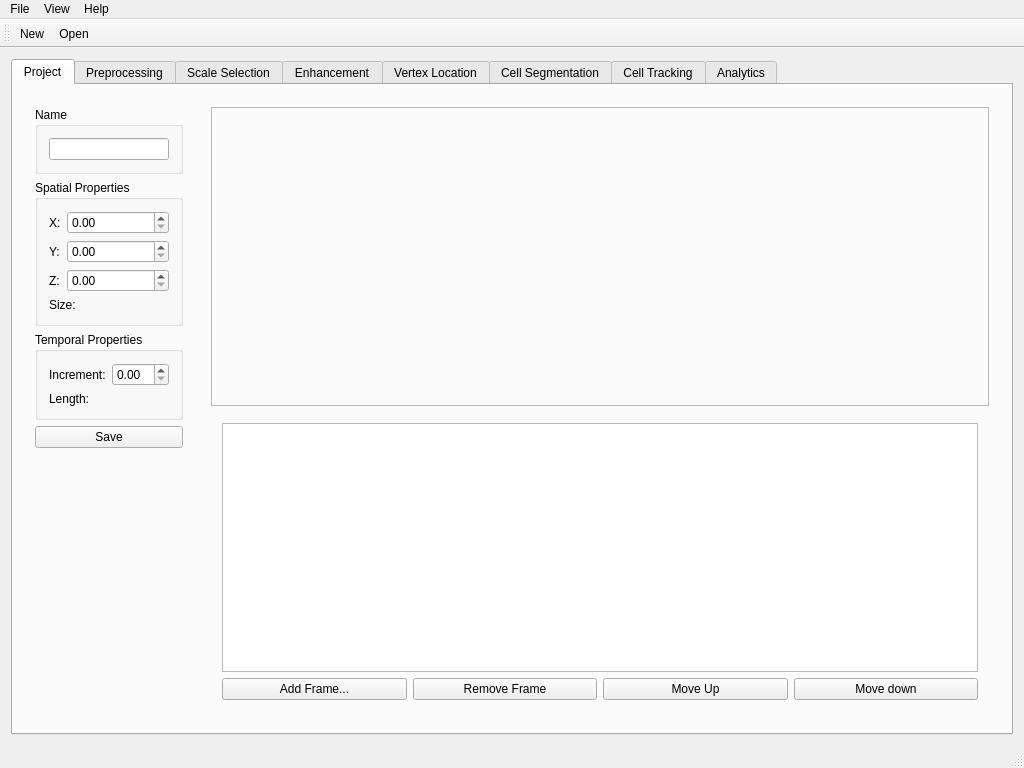
<?xml version="1.0" encoding="UTF-8"?>
<ui version="4.0">
 <class>TTTMainWindow</class>
 <widget class="QMainWindow" name="TTTMainWindow">
  <property name="geometry">
   <rect>
    <x>0</x>
    <y>0</y>
    <width>1024</width>
    <height>768</height>
   </rect>
  </property>
  <property name="windowTitle">
   <string>TTTMainWindow</string>
  </property>
  <widget class="QWidget" name="centralWidget">
   <layout class="QGridLayout" name="gridLayout">
    <item row="0" column="0">
     <widget class="QTabWidget" name="tabWidget">
      <property name="currentIndex">
       <number>0</number>
      </property>
      <widget class="QWidget" name="projectTab">
       <attribute name="title">
        <string>Project</string>
       </attribute>
       <layout class="QHBoxLayout" name="horizontalLayout_13">
        <item>
         <widget class="QWidget" name="widget_4" native="true">
          <layout class="QFormLayout" name="formLayout">
           <property name="fieldGrowthPolicy">
            <enum>QFormLayout::AllNonFixedFieldsGrow</enum>
           </property>
           <item row="0" column="0" colspan="2">
            <widget class="QGroupBox" name="groupBox_3">
             <property name="title">
              <string>Name</string>
             </property>
             <layout class="QFormLayout" name="formLayout_4">
              <item row="0" column="0" colspan="2">
               <widget class="QLineEdit" name="nameLineEdit">
                <property name="sizePolicy">
                 <sizepolicy hsizetype="Minimum" vsizetype="Fixed">
                  <horstretch>0</horstretch>
                  <verstretch>0</verstretch>
                 </sizepolicy>
                </property>
               </widget>
              </item>
             </layout>
            </widget>
           </item>
           <item row="1" column="0" colspan="2">
            <widget class="QGroupBox" name="groupBox">
             <property name="title">
              <string>Spatial Properties</string>
             </property>
             <layout class="QFormLayout" name="formLayout_2">
              <property name="fieldGrowthPolicy">
               <enum>QFormLayout::AllNonFixedFieldsGrow</enum>
              </property>
              <item row="0" column="0">
               <widget class="QLabel" name="xLabel">
                <property name="text">
                 <string>X:</string>
                </property>
               </widget>
              </item>
              <item row="0" column="1">
               <widget class="QDoubleSpinBox" name="xDoubleSpinBox"/>
              </item>
              <item row="1" column="0">
               <widget class="QLabel" name="yLabel">
                <property name="text">
                 <string>Y:</string>
                </property>
               </widget>
              </item>
              <item row="1" column="1">
               <widget class="QDoubleSpinBox" name="yDoubleSpinBox"/>
              </item>
              <item row="2" column="0">
               <widget class="QLabel" name="zLabel">
                <property name="text">
                 <string>Z:</string>
                </property>
               </widget>
              </item>
              <item row="2" column="1">
               <widget class="QDoubleSpinBox" name="zDoubleSpinBox"/>
              </item>
              <item row="3" column="0" colspan="2">
               <widget class="QLabel" name="label">
                <property name="text">
                 <string>Size: </string>
                </property>
               </widget>
              </item>
             </layout>
            </widget>
           </item>
           <item row="2" column="0" colspan="2">
            <widget class="QGroupBox" name="groupBox_2">
             <property name="title">
              <string>Temporal Properties</string>
             </property>
             <layout class="QFormLayout" name="formLayout_3">
              <property name="fieldGrowthPolicy">
               <enum>QFormLayout::AllNonFixedFieldsGrow</enum>
              </property>
              <item row="0" column="0">
               <widget class="QLabel" name="incrementLabel">
                <property name="text">
                 <string>Increment:</string>
                </property>
               </widget>
              </item>
              <item row="0" column="1">
               <widget class="QDoubleSpinBox" name="incrementDoubleSpinBox"/>
              </item>
              <item row="1" column="0" colspan="2">
               <widget class="QLabel" name="label_2">
                <property name="text">
                 <string>Length:</string>
                </property>
               </widget>
              </item>
             </layout>
            </widget>
           </item>
           <item row="3" column="0" colspan="2">
            <widget class="QPushButton" name="pushButton_5">
             <property name="text">
              <string>Save</string>
             </property>
            </widget>
           </item>
          </layout>
         </widget>
        </item>
        <item>
         <widget class="QWidget" name="widget" native="true">
          <layout class="QVBoxLayout" name="verticalLayout_3">
           <item>
            <widget class="QFrame" name="frame">
             <property name="sizePolicy">
              <sizepolicy hsizetype="Expanding" vsizetype="Expanding">
               <horstretch>0</horstretch>
               <verstretch>0</verstretch>
              </sizepolicy>
             </property>
             <property name="frameShape">
              <enum>QFrame::StyledPanel</enum>
             </property>
             <property name="frameShadow">
              <enum>QFrame::Raised</enum>
             </property>
             <zorder>widget_2</zorder>
            </widget>
           </item>
           <item>
            <widget class="QWidget" name="widget_2" native="true">
             <layout class="QGridLayout" name="gridLayout_2">
              <item row="1" column="1">
               <widget class="QPushButton" name="pushButton_2">
                <property name="text">
                 <string>Remove Frame</string>
                </property>
               </widget>
              </item>
              <item row="1" column="0">
               <widget class="QPushButton" name="pushButton">
                <property name="text">
                 <string>Add Frame...</string>
                </property>
               </widget>
              </item>
              <item row="1" column="3">
               <widget class="QPushButton" name="pushButton_4">
                <property name="text">
                 <string>Move down</string>
                </property>
               </widget>
              </item>
              <item row="1" column="2">
               <widget class="QPushButton" name="pushButton_3">
                <property name="text">
                 <string>Move Up</string>
                </property>
               </widget>
              </item>
              <item row="0" column="0" colspan="4">
               <widget class="QTableView" name="framesTable"/>
              </item>
             </layout>
            </widget>
           </item>
          </layout>
         </widget>
        </item>
       </layout>
      </widget>
      <widget class="QWidget" name="preprocessingTab">
       <attribute name="title">
        <string>Preprocessing</string>
       </attribute>
      </widget>
      <widget class="QWidget" name="scaleSelectionTab">
       <attribute name="title">
        <string>Scale Selection</string>
       </attribute>
       <layout class="QVBoxLayout" name="verticalLayout">
        <item>
         <widget class="QWidget" name="widget_5" native="true">
          <layout class="QHBoxLayout" name="horizontalLayout_3">
           <item>
            <widget class="QLabel" name="label_4">
             <property name="text">
              <string>Frame: </string>
             </property>
            </widget>
           </item>
           <item>
            <widget class="QSlider" name="horizontalSlider">
             <property name="orientation">
              <enum>Qt::Horizontal</enum>
             </property>
            </widget>
           </item>
           <item>
            <widget class="QPushButton" name="pushButton_6">
             <property name="text">
              <string>Apply To All</string>
             </property>
            </widget>
           </item>
          </layout>
         </widget>
        </item>
        <item>
         <widget class="QWidget" name="widget_3" native="true">
          <layout class="QHBoxLayout" name="horizontalLayout_2">
           <item>
            <widget class="QTabWidget" name="tabWidget_2">
             <property name="tabPosition">
              <enum>QTabWidget::West</enum>
             </property>
             <property name="currentIndex">
              <number>2</number>
             </property>
             <widget class="QWidget" name="tab">
              <attribute name="title">
               <string>Lowest</string>
              </attribute>
              <layout class="QHBoxLayout" name="horizontalLayout_4">
               <item>
                <widget class="QWidget" name="widget_6" native="true">
                 <property name="sizePolicy">
                  <sizepolicy hsizetype="Minimum" vsizetype="Preferred">
                   <horstretch>0</horstretch>
                   <verstretch>0</verstretch>
                  </sizepolicy>
                 </property>
                 <layout class="QFormLayout" name="formLayout_5">
                  <property name="fieldGrowthPolicy">
                   <enum>QFormLayout::AllNonFixedFieldsGrow</enum>
                  </property>
                  <item row="0" column="0">
                   <widget class="QLabel" name="scaleLabel">
                    <property name="text">
                     <string>Scale:</string>
                    </property>
                   </widget>
                  </item>
                  <item row="0" column="1">
                   <widget class="QDoubleSpinBox" name="scaleDoubleSpinBox"/>
                  </item>
                  <item row="1" column="0" colspan="2">
                   <widget class="QPushButton" name="pushButton_7">
                    <property name="text">
                     <string>Preview</string>
                    </property>
                   </widget>
                  </item>
                 </layout>
                </widget>
               </item>
               <item>
                <widget class="QWidget" name="widget_7" native="true">
                 <property name="sizePolicy">
                  <sizepolicy hsizetype="Expanding" vsizetype="Expanding">
                   <horstretch>0</horstretch>
                   <verstretch>0</verstretch>
                  </sizepolicy>
                 </property>
                 <layout class="QVBoxLayout" name="verticalLayout_2">
                  <item>
                   <widget class="QFrame" name="frame_2">
                    <property name="frameShape">
                     <enum>QFrame::StyledPanel</enum>
                    </property>
                    <property name="frameShadow">
                     <enum>QFrame::Raised</enum>
                    </property>
                   </widget>
                  </item>
                 </layout>
                </widget>
               </item>
              </layout>
              <zorder>widget_7</zorder>
              <zorder>widget_6</zorder>
             </widget>
             <widget class="QWidget" name="tab_2">
              <attribute name="title">
               <string>Highest</string>
              </attribute>
             </widget>
             <widget class="QWidget" name="tab_3">
              <attribute name="title">
               <string>Range</string>
              </attribute>
              <layout class="QHBoxLayout" name="horizontalLayout_5">
               <item>
                <widget class="QWidget" name="widget_8" native="true">
                 <property name="sizePolicy">
                  <sizepolicy hsizetype="Minimum" vsizetype="Minimum">
                   <horstretch>0</horstretch>
                   <verstretch>0</verstretch>
                  </sizepolicy>
                 </property>
                 <layout class="QFormLayout" name="formLayout_6">
                  <item row="0" column="0">
                   <widget class="QLabel" name="label_3">
                    <property name="text">
                     <string>Steps:</string>
                    </property>
                   </widget>
                  </item>
                  <item row="0" column="1">
                   <widget class="QSpinBox" name="spinBox"/>
                  </item>
                  <item row="1" column="0" colspan="2">
                   <widget class="QPushButton" name="pushButton_8">
                    <property name="text">
                     <string>Preview</string>
                    </property>
                   </widget>
                  </item>
                 </layout>
                </widget>
               </item>
               <item>
                <widget class="QWidget" name="widget_9" native="true">
                 <layout class="QVBoxLayout" name="verticalLayout_4">
                  <item>
                   <widget class="QFrame" name="frame_3">
                    <property name="sizePolicy">
                     <sizepolicy hsizetype="Expanding" vsizetype="Expanding">
                      <horstretch>0</horstretch>
                      <verstretch>0</verstretch>
                     </sizepolicy>
                    </property>
                    <property name="frameShape">
                     <enum>QFrame::StyledPanel</enum>
                    </property>
                    <property name="frameShadow">
                     <enum>QFrame::Raised</enum>
                    </property>
                   </widget>
                  </item>
                 </layout>
                </widget>
               </item>
              </layout>
             </widget>
            </widget>
           </item>
          </layout>
         </widget>
        </item>
       </layout>
      </widget>
      <widget class="QWidget" name="enhancementTab">
       <attribute name="title">
        <string>Enhancement</string>
       </attribute>
       <layout class="QVBoxLayout" name="verticalLayout_5">
        <item>
         <widget class="QWidget" name="widget_10" native="true">
          <property name="sizePolicy">
           <sizepolicy hsizetype="Minimum" vsizetype="Minimum">
            <horstretch>0</horstretch>
            <verstretch>0</verstretch>
           </sizepolicy>
          </property>
          <layout class="QHBoxLayout" name="horizontalLayout_6">
           <item>
            <widget class="QLabel" name="label_5">
             <property name="text">
              <string>Frame:</string>
             </property>
            </widget>
           </item>
           <item>
            <widget class="QSlider" name="horizontalSlider_2">
             <property name="orientation">
              <enum>Qt::Horizontal</enum>
             </property>
            </widget>
           </item>
           <item>
            <widget class="QPushButton" name="pushButton_9">
             <property name="text">
              <string>Apply To All</string>
             </property>
            </widget>
           </item>
          </layout>
         </widget>
        </item>
        <item>
         <widget class="QWidget" name="widget_11" native="true">
          <layout class="QHBoxLayout" name="horizontalLayout_7">
           <item>
            <widget class="QGroupBox" name="groupBox_4">
             <property name="title">
              <string>Before</string>
             </property>
             <layout class="QVBoxLayout" name="verticalLayout_6">
              <item>
               <widget class="QFrame" name="frame_5">
                <property name="sizePolicy">
                 <sizepolicy hsizetype="Expanding" vsizetype="Expanding">
                  <horstretch>0</horstretch>
                  <verstretch>0</verstretch>
                 </sizepolicy>
                </property>
                <property name="frameShape">
                 <enum>QFrame::StyledPanel</enum>
                </property>
                <property name="frameShadow">
                 <enum>QFrame::Raised</enum>
                </property>
               </widget>
              </item>
             </layout>
            </widget>
           </item>
           <item>
            <widget class="QGroupBox" name="groupBox_5">
             <property name="title">
              <string>After</string>
             </property>
             <layout class="QVBoxLayout" name="verticalLayout_7">
              <item>
               <widget class="QFrame" name="frame_4">
                <property name="sizePolicy">
                 <sizepolicy hsizetype="Expanding" vsizetype="Expanding">
                  <horstretch>0</horstretch>
                  <verstretch>0</verstretch>
                 </sizepolicy>
                </property>
                <property name="frameShape">
                 <enum>QFrame::StyledPanel</enum>
                </property>
                <property name="frameShadow">
                 <enum>QFrame::Raised</enum>
                </property>
               </widget>
              </item>
             </layout>
            </widget>
           </item>
          </layout>
         </widget>
        </item>
        <item>
         <widget class="QWidget" name="widget_12" native="true">
          <layout class="QHBoxLayout" name="horizontalLayout_8">
           <item>
            <widget class="QLabel" name="label_6">
             <property name="sizePolicy">
              <sizepolicy hsizetype="Minimum" vsizetype="Minimum">
               <horstretch>0</horstretch>
               <verstretch>0</verstretch>
              </sizepolicy>
             </property>
             <property name="text">
              <string>Iterations:</string>
             </property>
            </widget>
           </item>
           <item>
            <widget class="QSpinBox" name="spinBox_2"/>
           </item>
           <item>
            <widget class="QPushButton" name="pushButton_10">
             <property name="sizePolicy">
              <sizepolicy hsizetype="Expanding" vsizetype="Fixed">
               <horstretch>0</horstretch>
               <verstretch>0</verstretch>
              </sizepolicy>
             </property>
             <property name="text">
              <string>Enhance</string>
             </property>
            </widget>
           </item>
          </layout>
         </widget>
        </item>
       </layout>
      </widget>
      <widget class="QWidget" name="vertexLocationTab">
       <attribute name="title">
        <string>Vertex Location</string>
       </attribute>
       <layout class="QVBoxLayout" name="verticalLayout_8">
        <item>
         <widget class="QWidget" name="widget_13" native="true">
          <layout class="QHBoxLayout" name="horizontalLayout_9">
           <item>
            <widget class="QLabel" name="label_7">
             <property name="text">
              <string>Frame:</string>
             </property>
            </widget>
           </item>
           <item>
            <widget class="QSlider" name="horizontalSlider_3">
             <property name="orientation">
              <enum>Qt::Horizontal</enum>
             </property>
            </widget>
           </item>
           <item>
            <widget class="QPushButton" name="pushButton_11">
             <property name="text">
              <string>Apply to All</string>
             </property>
            </widget>
           </item>
          </layout>
         </widget>
        </item>
        <item>
         <widget class="QWidget" name="widget_14" native="true">
          <layout class="QHBoxLayout" name="horizontalLayout_10">
           <item>
            <widget class="QWidget" name="widget_15" native="true">
             <layout class="QFormLayout" name="formLayout_7">
              <property name="fieldGrowthPolicy">
               <enum>QFormLayout::AllNonFixedFieldsGrow</enum>
              </property>
              <item row="0" column="0">
               <widget class="QLabel" name="thresholdLabel">
                <property name="sizePolicy">
                 <sizepolicy hsizetype="Minimum" vsizetype="Preferred">
                  <horstretch>0</horstretch>
                  <verstretch>0</verstretch>
                 </sizepolicy>
                </property>
                <property name="text">
                 <string>Threshold:</string>
                </property>
               </widget>
              </item>
              <item row="0" column="1">
               <widget class="QDoubleSpinBox" name="thresholdDoubleSpinBox"/>
              </item>
              <item row="1" column="0" colspan="2">
               <widget class="QPushButton" name="pushButton_12">
                <property name="text">
                 <string>Apply</string>
                </property>
               </widget>
              </item>
              <item row="2" column="0" colspan="2">
               <widget class="QGroupBox" name="groupBox_6">
                <property name="sizePolicy">
                 <sizepolicy hsizetype="Minimum" vsizetype="Preferred">
                  <horstretch>0</horstretch>
                  <verstretch>0</verstretch>
                 </sizepolicy>
                </property>
                <property name="title">
                 <string>Validation:</string>
                </property>
                <layout class="QFormLayout" name="formLayout_8">
                 <item row="0" column="0" colspan="2">
                  <widget class="QPushButton" name="pushButton_13">
                   <property name="text">
                    <string>Select</string>
                   </property>
                  </widget>
                 </item>
                 <item row="1" column="0" colspan="2">
                  <widget class="QPushButton" name="pushButton_14">
                   <property name="text">
                    <string>Add</string>
                   </property>
                  </widget>
                 </item>
                 <item row="2" column="0" colspan="2">
                  <widget class="QPushButton" name="pushButton_15">
                   <property name="text">
                    <string>Delete</string>
                   </property>
                  </widget>
                 </item>
                </layout>
               </widget>
              </item>
             </layout>
            </widget>
           </item>
           <item>
            <widget class="QWidget" name="widget_16" native="true">
             <layout class="QVBoxLayout" name="verticalLayout_9">
              <item>
               <widget class="QFrame" name="frame_6">
                <property name="sizePolicy">
                 <sizepolicy hsizetype="Expanding" vsizetype="Expanding">
                  <horstretch>0</horstretch>
                  <verstretch>0</verstretch>
                 </sizepolicy>
                </property>
                <property name="frameShape">
                 <enum>QFrame::StyledPanel</enum>
                </property>
                <property name="frameShadow">
                 <enum>QFrame::Raised</enum>
                </property>
               </widget>
              </item>
             </layout>
            </widget>
           </item>
          </layout>
         </widget>
        </item>
       </layout>
      </widget>
      <widget class="QWidget" name="cellSegmentationTab">
       <attribute name="title">
        <string>Cell Segmentation</string>
       </attribute>
       <layout class="QVBoxLayout" name="verticalLayout_10">
        <item>
         <widget class="QWidget" name="widget_17" native="true">
          <layout class="QHBoxLayout" name="horizontalLayout_11">
           <item>
            <widget class="QLabel" name="label_8">
             <property name="text">
              <string>Frame:</string>
             </property>
            </widget>
           </item>
           <item>
            <widget class="QSlider" name="horizontalSlider_4">
             <property name="orientation">
              <enum>Qt::Horizontal</enum>
             </property>
            </widget>
           </item>
           <item>
            <widget class="QPushButton" name="pushButton_16">
             <property name="text">
              <string>Apply to All</string>
             </property>
            </widget>
           </item>
          </layout>
         </widget>
        </item>
        <item>
         <widget class="QWidget" name="widget_18" native="true">
          <layout class="QHBoxLayout" name="horizontalLayout_12">
           <item>
            <widget class="QWidget" name="widget_19" native="true">
             <layout class="QFormLayout" name="formLayout_9">
              <property name="fieldGrowthPolicy">
               <enum>QFormLayout::AllNonFixedFieldsGrow</enum>
              </property>
              <item row="0" column="0">
               <widget class="QLabel" name="levelSetThresholdLabel">
                <property name="text">
                 <string>LevelSet Threshold</string>
                </property>
               </widget>
              </item>
              <item row="0" column="1">
               <widget class="QDoubleSpinBox" name="levelSetThresholdDoubleSpinBox"/>
              </item>
              <item row="1" column="0" colspan="2">
               <widget class="QPushButton" name="pushButton_17">
                <property name="text">
                 <string>Segment</string>
                </property>
               </widget>
              </item>
             </layout>
            </widget>
           </item>
           <item>
            <widget class="QWidget" name="widget_20" native="true">
             <layout class="QVBoxLayout" name="verticalLayout_11">
              <item>
               <widget class="QFrame" name="frame_7">
                <property name="sizePolicy">
                 <sizepolicy hsizetype="Expanding" vsizetype="Expanding">
                  <horstretch>0</horstretch>
                  <verstretch>0</verstretch>
                 </sizepolicy>
                </property>
                <property name="frameShape">
                 <enum>QFrame::StyledPanel</enum>
                </property>
                <property name="frameShadow">
                 <enum>QFrame::Raised</enum>
                </property>
               </widget>
              </item>
             </layout>
            </widget>
           </item>
          </layout>
         </widget>
        </item>
       </layout>
      </widget>
      <widget class="QWidget" name="cellTrackingTab">
       <attribute name="title">
        <string>Cell Tracking</string>
       </attribute>
      </widget>
      <widget class="QWidget" name="analyticsTab">
       <attribute name="title">
        <string>Analytics</string>
       </attribute>
      </widget>
     </widget>
    </item>
   </layout>
  </widget>
  <widget class="QMenuBar" name="menuBar">
   <property name="geometry">
    <rect>
     <x>0</x>
     <y>0</y>
     <width>1024</width>
     <height>25</height>
    </rect>
   </property>
   <widget class="QMenu" name="menuFile">
    <property name="title">
     <string>File</string>
    </property>
   </widget>
   <widget class="QMenu" name="menuView">
    <property name="title">
     <string>View</string>
    </property>
   </widget>
   <widget class="QMenu" name="menuHelp">
    <property name="title">
     <string>Help</string>
    </property>
   </widget>
   <addaction name="menuFile"/>
   <addaction name="menuView"/>
   <addaction name="menuHelp"/>
  </widget>
  <widget class="QToolBar" name="mainToolBar">
   <attribute name="toolBarArea">
    <enum>TopToolBarArea</enum>
   </attribute>
   <attribute name="toolBarBreak">
    <bool>false</bool>
   </attribute>
   <addaction name="actionNew"/>
   <addaction name="actionOpen"/>
  </widget>
  <widget class="QStatusBar" name="statusBar"/>
  <action name="actionNew">
   <property name="text">
    <string>New</string>
   </property>
   <property name="toolTip">
    <string>New Project</string>
   </property>
   <property name="shortcut">
    <string>Ctrl+N</string>
   </property>
  </action>
  <action name="actionOpen">
   <property name="text">
    <string>Open</string>
   </property>
   <property name="toolTip">
    <string>Open project</string>
   </property>
   <property name="shortcut">
    <string>Ctrl+O</string>
   </property>
  </action>
  <action name="actionFrameUp">
   <property name="text">
    <string>Frame Up</string>
   </property>
   <property name="shortcut">
    <string>Ctrl+Up</string>
   </property>
  </action>
  <action name="actionFrameDown">
   <property name="text">
    <string>Frame Down</string>
   </property>
   <property name="shortcut">
    <string>Ctrl+Down</string>
   </property>
  </action>
  <action name="actionAddFrame">
   <property name="text">
    <string>Add Frame</string>
   </property>
   <property name="shortcut">
    <string>Ctrl+Up</string>
   </property>
  </action>
  <action name="actionRemoveFrame">
   <property name="text">
    <string>Remove Frame</string>
   </property>
   <property name="shortcut">
    <string>Ctrl+Down</string>
   </property>
  </action>
 </widget>
 <layoutdefault spacing="6" margin="11"/>
 <resources/>
 <connections/>
</ui>
